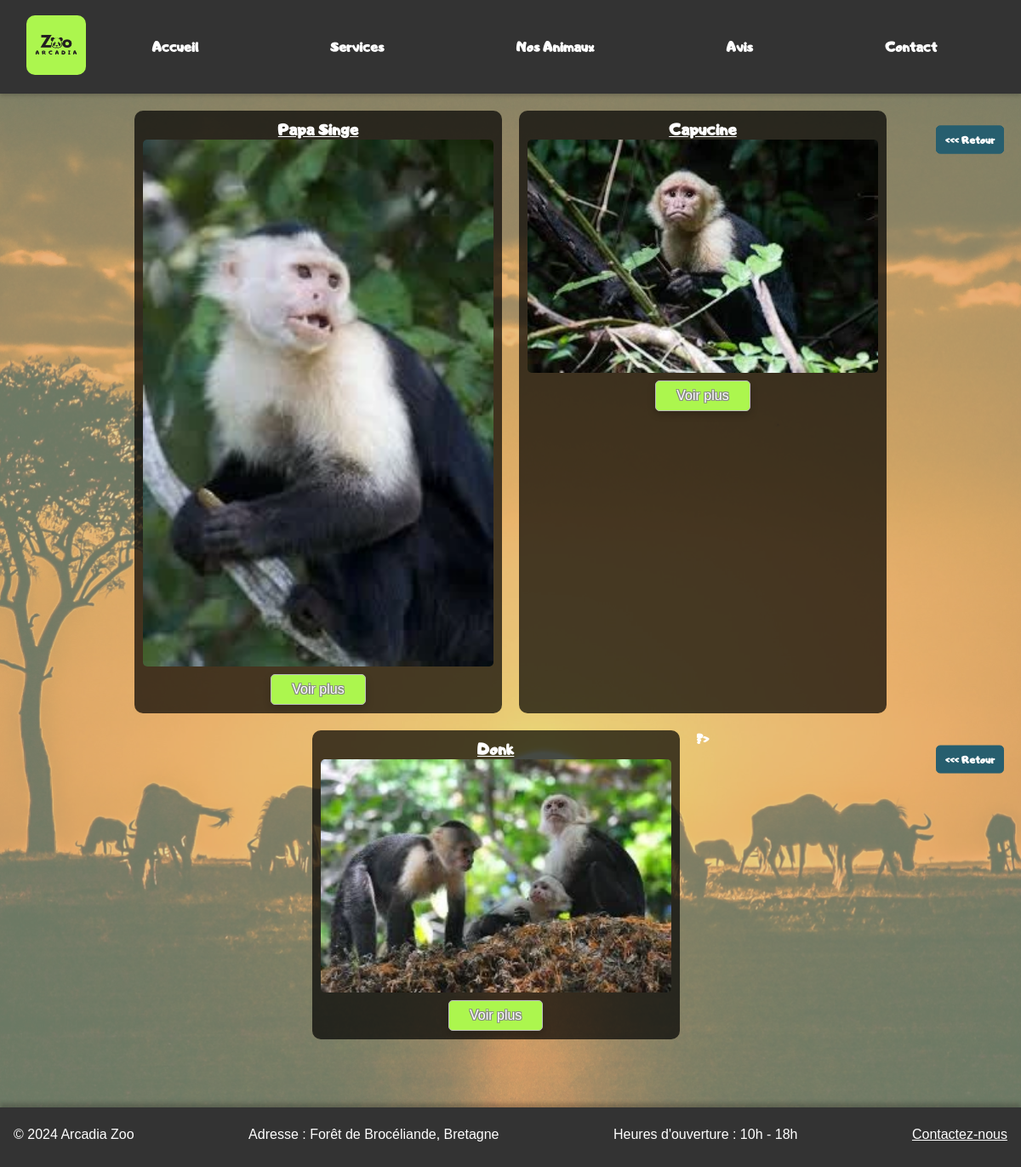
/front/animaux.php?race_id=1&habitat=1, run on the app's committed database.
### tables this page shows
CREATE TABLE `animals` (
  `id` int NOT NULL,
  `race_id` int DEFAULT NULL,
  `name` varchar(255) NOT NULL,
  `poid` decimal(10,2) NOT NULL,
  `sex` varchar(1) NOT NULL,
  `description` varchar(255) NOT NULL,
  `health` varchar(255) NOT NULL,
  `maj` timestamp NULL DEFAULT CURRENT_TIMESTAMP ON UPDATE CURRENT_TIMESTAMP,
  `maj_by` int DEFAULT NULL,
  `created_at` timestamp NULL DEFAULT CURRENT_TIMESTAMP,
  `birthday` timestamp NULL DEFAULT CURRENT_TIMESTAMP
);

CREATE TABLE `horaires` (
  `id` int NOT NULL,
  `description` varchar(255) NOT NULL,
  `maj_by` int DEFAULT NULL,
  `maj` timestamp NULL DEFAULT CURRENT_TIMESTAMP
);

### front/animaux.php (the view, shortened to what this page needs)
<?php
include_once('../back/bdd.php');
include_once "../php/btnBack.php";
$animals = [];
if (isset($_GET['race_id']) && is_numeric($_GET['race_id'])) {
    $race_id = intval($_GET['race_id']);
    $sqlAnimals = "SELECT id, name, description FROM animals WHERE race_id = ?";
    $stmtAnimals = $conn->prepare($sqlAnimals);
    $stmtAnimals->bind_param("i", $race_id);
    $stmtAnimals->execute();
    $resultAnimals = $stmtAnimals->get_result();
    while ($animal = $resultAnimals->fetch_assoc()) {
        $animal_id = $animal['id'];
        $sqlImages = "SELECT name AS picture_name FROM animal_pictures WHERE animal_id = ?";
        $stmtImages = $conn->prepare($sqlImages);
        $stmtImages->bind_param("i", $animal_id);
        $stmtImages->execute();
        $resultImages = $stmtImages->get_result();
        $pictures = [];
        while ($imageData = $resultImages->fetch_assoc()) {
            $pictures[] = '../img/animaux/' . htmlspecialchars($animal['name']) . '/' . htmlspecialchars($imageData['picture_name']) . '.webp';
        }
        $animal['pictures'] = $pictures;
        $animals[] = $animal;
    }
}
?>
<!DOCTYPE html>
<html lang="fr">
<head>
    <link rel="stylesheet" href="../css/style.css">
</head>
<body>
    <header>
        <?php include_once "../php/navbarr.php"; ?>
    </header>
    <main>
        <br>
        <div class="animal-container">
        <?php
if (!empty($animals)) {
    foreach ($animals as $index => $animal) {
        echo '<div class="animal-item">';
        echo '<h3>' . htmlspecialchars($animal['name']) . '</h3>';
        if (!empty($animal['pictures'])) {
            echo '<img src="' . htmlspecialchars($animal['pictures'][0]) . '" alt="' . htmlspecialchars($animal['name']) . '">';
            echo back('./habitats', 'r');
        }
        $aID = htmlspecialchars($animal['id']);
        echo '<button onclick="toggleContent(' . $index . ')"
            id="toggle-button-' . $index . '" class="toggle-button"
            data-id="' . $aID . '">Voir plus</button>';
        echo '</div>';
    }
} else {
    echo '<div><p>Aucun animal trouvé pour cette race.</p>';
    echo back('./habitats', 'r');
    echo '</div>';
}
?>
            ?>
        </div>
    </main>
    <?php include_once "../php/footer.php"; ?>
</body>
</html>

### php/btnBack.php (shortened to what this page needs)
<?php
function back($url, $align = null) {
    $style = "";
    switch ($align) {
        case "r":
            $style = "position: absolute; right: 100px;";
            break;
    }
    echo '<a href="' . htmlspecialchars($url) . '.php" style="' . $style . '"><div class="btn-back" ><<< Retour</div class="btn-back" ></a>';
}
?>

### php/horaires.php (shortened to what this page needs)
<?php
include '../back/bdd.php';
$sql = "SELECT description FROM horaires";
$result = $conn->query($sql);
if ($result->num_rows > 0) {
    $row = $result->fetch_assoc();
    $description = str_replace('#', '<br>', $row['description']);
    echo "<p>" . $description . "</p>";
} else {
    echo "Aucune description trouvée.";
}
?>

### css/style.css (style rules this page uses)
* { margin: 0; padding: 0; box-sizing: border-box; }
body { font-family: 'Andigiana Toybox', sans-serif; display: flex; flex-direction: column; min-height: 100vh; min-width: 375px; width: 100%; max-width: 1920; margin: auto; align-items: center; background-color: #d3f1c7; color: #111; font-size: 16px; font-weight: 600; background-image: url('../img/bg.webp'); background-size: cover; background-position: center; position: relative; }
body::before { content: ''; position: absolute; top: 0; left: 0; width: 100%; height: 100%; background-color: rgba(211, 241, 199, 0.5); z-index: -1; }
main { margin-bottom: 80px; flex: 1; width: 90%; }
header ,footer { padding: 5px; width: 100%; background-color: #333; }
header { padding-top:20px; box-shadow: 0 2px 5px rgba(0, 0, 0, 0.2); }
h3 { text-decoration:underline ; }
button { background-color: #acf64e; margin-top: 5px; color: white; border: #bbb solid 1px; padding: 0.5rem 1.5rem; border-radius: 5px; box-shadow: 0 4px 10px rgba(0, 0, 0, 0.2); text-shadow: 1px 1px 0 #868686, -1px -1px 0 #868686, 1px -1px 0 #868686, -1px 1px 0 #868686; cursor: pointer; font-size: 16px; transition: background-color 0.3s; }
.btn-back { transform : translateY(-50%); position: absolute; width: 80px; font-size: 12px; padding: 8px 8px; background-color: #275e6e; color: white; text-decoration: none; border : solid 1px #275e6e; border-radius: 5px; transition: background-color 0.3s; }

### data on the page
animals: name "Papa Singe", name (picture)
animals: name "Capucine", name (picture)
animals: name "Donk", name (picture)
horaires: description "Heures d'ouverture : 10h - 18h"
